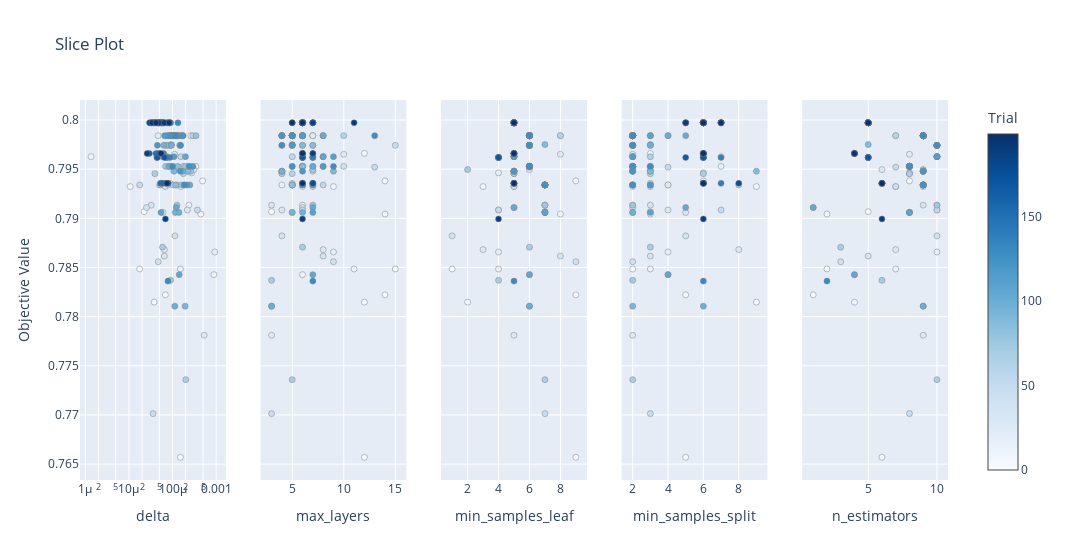

The code cell stored with this chart in its notebook:
### Code cell
from optuna.visualization import plot_slice

plot_slice(study)

### Figure 1 — Plotly figure (JSON) as saved in the notebook; plotly's stock layout.template omitted (floating-point values rounded to 4 significant figures; data arrays with more than 128 entries replaced by an {"elided": "..."} marker saying what was removed)
{"data": [{"marker": {"color": {"elided": "200 int values"}, "colorbar": {"title": {"text": "Trial"}, "x": 1, "xpad": 40}, "colorscale": [[0, "rgb(247,251,255)"], [0.125, "rgb(222,235,247)"], [0.25, "rgb(198,219,239)"], [0.375, "rgb(158,202,225)"], [0.5, "rgb(107,174,214)"], [0.625, "rgb(66,146,198)"], [0.75, "rgb(33,113,181)"], [0.875, "rgb(8,81,156)"], [1, "rgb(8,48,107)"]], "line": {"color": "Grey", "width": 0.5}, "showscale": true}, "mode": "markers", "showlegend": false, "type": "scatter", "x": {"elided": "200 float values"}, "xaxis": "x", "y": {"elided": "200 float values"}, "yaxis": "y"}, {"marker": {"color": {"elided": "200 int values"}, "colorbar": {"title": {"text": "Trial"}, "x": 1, "xpad": 40}, "colorscale": [[0, "rgb(247,251,255)"], [0.125, "rgb(222,235,247)"], [0.25, "rgb(198,219,239)"], [0.375, "rgb(158,202,225)"], [0.5, "rgb(107,174,214)"], [0.625, "rgb(66,146,198)"], [0.75, "rgb(33,113,181)"], [0.875, "rgb(8,81,156)"], [1, "rgb(8,48,107)"]], "line": {"color": "Grey", "width": 0.5}, "showscale": false}, "mode": "markers", "showlegend": false, "type": "scatter", "x": {"elided": "200 int values"}, "xaxis": "x2", "y": {"elided": "200 float values"}, "yaxis": "y2"}, {"marker": {"color": {"elided": "200 int values"}, "colorbar": {"title": {"text": "Trial"}, "x": 1, "xpad": 40}, "colorscale": [[0, "rgb(247,251,255)"], [0.125, "rgb(222,235,247)"], [0.25, "rgb(198,219,239)"], [0.375, "rgb(158,202,225)"], [0.5, "rgb(107,174,214)"], [0.625, "rgb(66,146,198)"], [0.75, "rgb(33,113,181)"], [0.875, "rgb(8,81,156)"], [1, "rgb(8,48,107)"]], "line": {"color": "Grey", "width": 0.5}, "showscale": false}, "mode": "markers", "showlegend": false, "type": "scatter", "x": {"elided": "200 int values"}, "xaxis": "x3", "y": {"elided": "200 float values"}, "yaxis": "y3"}, {"marker": {"color": {"elided": "200 int values"}, "colorbar": {"title": {"text": "Trial"}, "x": 1, "xpad": 40}, "colorscale": [[0, "rgb(247,251,255)"], [0.125, "rgb(222,235,247)"], [0.25, "rgb(198,219,239)"], [0.375, "rgb(158,202,225)"], [0.5, "rgb(107,174,214)"], [0.625, "rgb(66,146,198)"], [0.75, "rgb(33,113,181)"], [0.875, "rgb(8,81,156)"], [1, "rgb(8,48,107)"]], "line": {"color": "Grey", "width": 0.5}, "showscale": false}, "mode": "markers", "showlegend": false, "type": "scatter", "x": {"elided": "200 int values"}, "xaxis": "x4", "y": {"elided": "200 float values"}, "yaxis": "y4"}, {"marker": {"color": {"elided": "200 int values"}, "colorbar": {"title": {"text": "Trial"}, "x": 1, "xpad": 40}, "colorscale": [[0, "rgb(247,251,255)"], [0.125, "rgb(222,235,247)"], [0.25, "rgb(198,219,239)"], [0.375, "rgb(158,202,225)"], [0.5, "rgb(107,174,214)"], [0.625, "rgb(66,146,198)"], [0.75, "rgb(33,113,181)"], [0.875, "rgb(8,81,156)"], [1, "rgb(8,48,107)"]], "line": {"color": "Grey", "width": 0.5}, "showscale": false}, "mode": "markers", "showlegend": false, "type": "scatter", "x": {"elided": "200 int values"}, "xaxis": "x5", "y": {"elided": "200 float values"}, "yaxis": "y5"}], "layout": {"title": {"text": "Slice Plot"}, "width": 1500, "xaxis": {"anchor": "y", "domain": [0, 0.168], "title": {"text": "delta"}, "type": "log"}, "xaxis2": {"anchor": "y2", "domain": [0.208, 0.376], "title": {"text": "max_layers"}}, "xaxis3": {"anchor": "y3", "domain": [0.416, 0.584], "title": {"text": "min_samples_leaf"}}, "xaxis4": {"anchor": "y4", "domain": [0.624, 0.792], "title": {"text": "min_samples_split"}}, "xaxis5": {"anchor": "y5", "domain": [0.832, 1], "title": {"text": "n_estimators"}}, "yaxis": {"anchor": "x", "domain": [0, 1], "title": {"text": "Objective Value"}}, "yaxis2": {"anchor": "x2", "domain": [0, 1], "matches": "y", "showticklabels": false}, "yaxis3": {"anchor": "x3", "domain": [0, 1], "matches": "y", "showticklabels": false}, "yaxis4": {"anchor": "x4", "domain": [0, 1], "matches": "y", "showticklabels": false}, "yaxis5": {"anchor": "x5", "domain": [0, 1], "matches": "y", "showticklabels": false}}}
